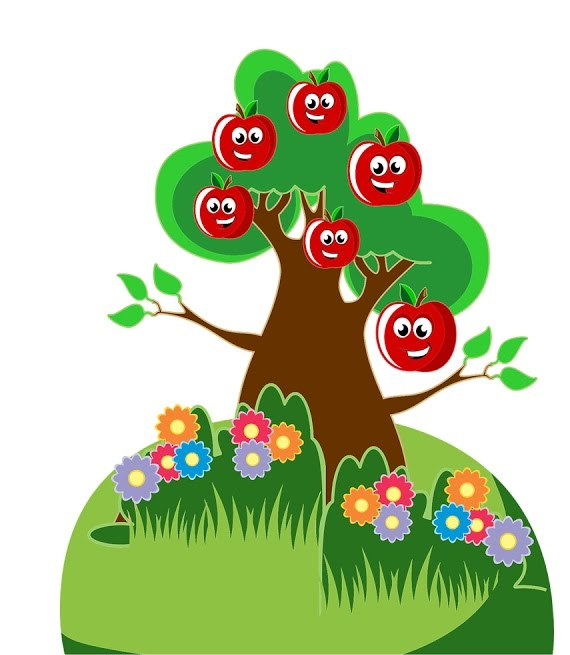
#> input picture img1.png, 570 x 655 px
$ python FeaturePoints.py 3 5
#> lines starting #> are read from the running program, lines starting #| are printed output that depends on the picture
import numpy as np
import cv2
import sys
import matplotlib.pyplot as plt


def find_closest_key_point(key_points, x, y):
    min_distance = 99999999
    return_key = key_points[0]
    for key in key_points_1:
        if abs(key.pt[1] - y) + abs(key.pt[0] - x) < min_distance:
            min_distance = abs(key.pt[1] - y) + abs(key.pt[0] - x)
            return_key = key
    return return_key


# this function will be called whenever the mouse is right-clicked
def mouse_callback(event, x, y, flags, params):
    if event == 2:
        print([x,y])
        m, img1, img2, key_points_1, key_points_2, descriptors_1, descriptors_2 = params
        needed_KeyPoint = np.array([find_closest_key_point(key_points_1, x, y)])
        bf2 = cv2.BFMatcher(cv2.NORM_L1, False)
        matches2 = bf2.knnMatch(descriptors_1,descriptors_2, m)
        new_matches = []
        for mat in matches2:
            if(needed_KeyPoint[0] == key_points_1[mat[0].queryIdx]):
                new_matches = [mat]
                break
        print(len(new_matches))
        img4 = cv2.drawMatchesKnn(img1, key_points_1, img2, key_points_2, new_matches, img2, flags=2)
        plt.title("FeaturePoints matches")
        plt.imshow(img4), plt.show()


if __name__ == "__main__":
    n = int(sys.argv[1])  # number of the best features points
    m = int(sys.argv[2])  # best corresponding feature points for a selected feature point
    img1 = cv2.imread('img1.png')
#> img1 is the input picture: shape (655, 570, 3); mean B, G, R 158.9, 198.1, 186
    img2 = cv2.imread('img2.png')
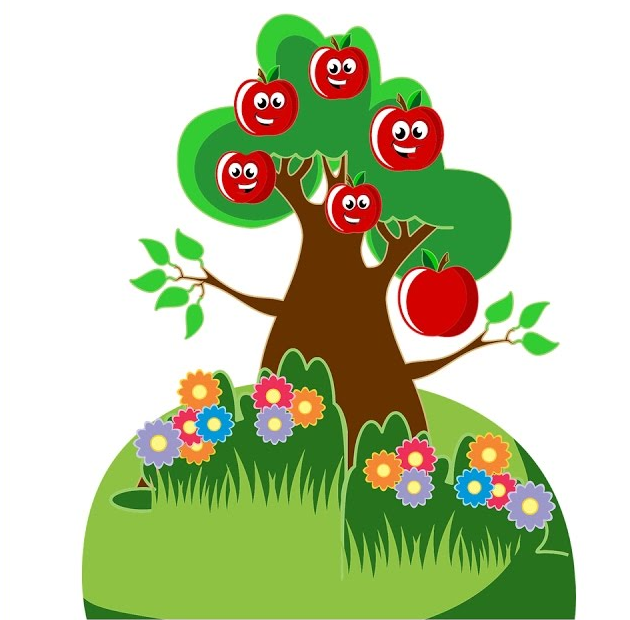
#> input picture img2.png, 630 x 620 px
#> img2 is the input picture: shape (620, 630, 3); mean B, G, R 162.2, 199.7, 188.7
    img1 = cv2.cvtColor(img1, cv2.COLOR_BGR2GRAY)
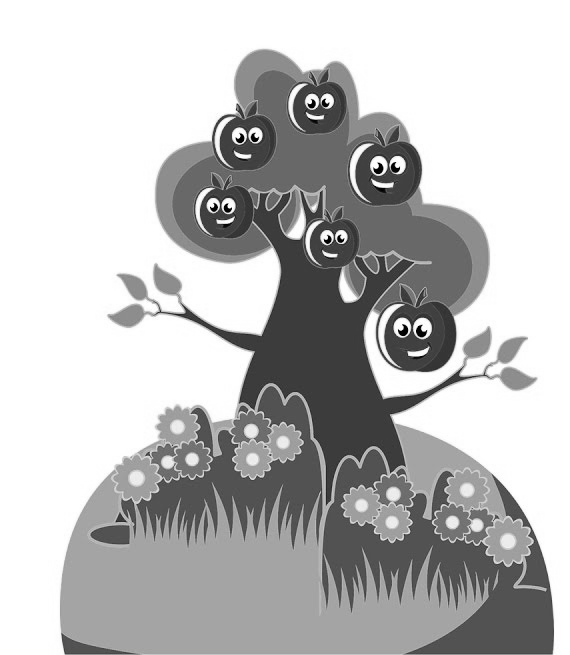
#> img1: shape (655, 570); min 0, max 255, mean 190
    img2 = cv2.cvtColor(img2, cv2.COLOR_BGR2GRAY)
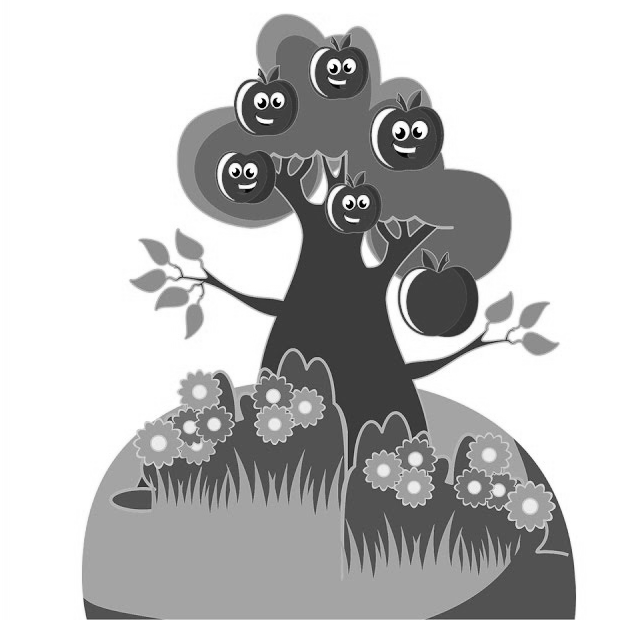
#> img2: shape (620, 630); min 0, max 255, mean 192.2

    sift = cv2.xfeatures2d.SIFT_create(n) # where n is the limit

    key_points_1, descriptors_1 = sift.detectAndCompute(img1, None)
#> key_points_1 = 4 keypoints; (x, y, size): (329, 237, 2.1), (329, 237, 2.1), (313, 102, 2.5), (313, 102, 2.5)
    key_points_2, descriptors_2 = sift.detectAndCompute(img2, None)
#> key_points_2 = 4 keypoints; (x, y, size): (351, 202, 2.1), (351, 202, 2.1), (402, 130, 2.8), (402, 130, 2.8)
    bf = cv2.BFMatcher(cv2.NORM_L1, crossCheck=True)

    matches = bf.match(descriptors_1, descriptors_2)
#> matches = 4 matches
    matches = sorted(matches, key=lambda x: x.distance)

    coordinates = []
    for mat in matches:
        img1_idx = mat.queryIdx
        img2_idx = mat.trainIdx
        coordinates.append((key_points_1[img1_idx].pt, key_points_2[img2_idx].pt))
#> this loop made 4 passes
#> after the loop, coordinates = [((329.1, 237), (351.1, 202.1)), ((329.1, 237), (351.1, 202.1)), ((313.3, 101.5), (402.2, 130)), ((313.3, 101.5), (402.2, 130))]

    with open('MatchCoordinatesResults.txt', 'w') as fp:
        fp.write('IMG-1\t\t\t\t\t\t\t\t\t\t\t\tIMG-2\n')
        fp.write('\n'.join('%s %s' % x for x in coordinates))

    img3 = cv2.drawMatches(img1, key_points_1, img2, key_points_2, matches, img2, flags=2)
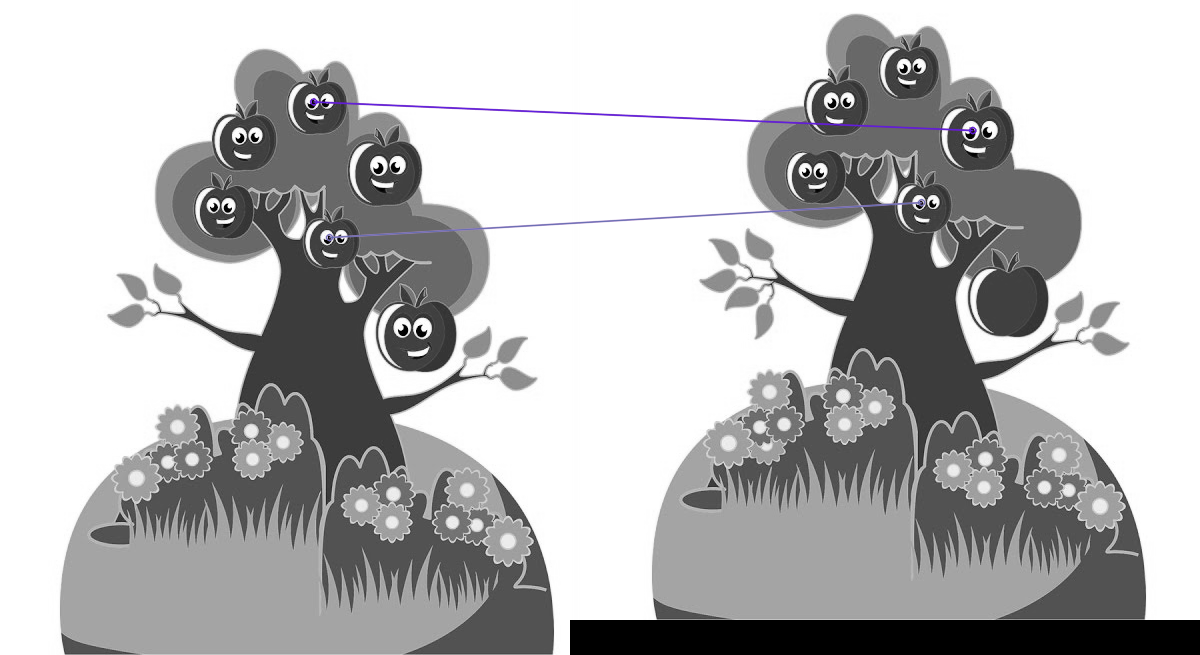
#> img3: shape (655, 1200, 3); mean of channels 0, 1, 2 185.8, 185.4, 185.5; drawn as B, G, R
    plt.title("MAXIMUM MATCHING COVER")
    plt.imshow(img3), plt.show()

    img1_with_blobs = cv2.drawKeypoints(img1, key_points_1, np.array([]),
                                        (255, 0, 0), cv2.DRAW_MATCHES_FLAGS_DRAW_RICH_KEYPOINTS)
    cv2.namedWindow('please choose feature point', cv2.WINDOW_NORMAL)
    cv2.setMouseCallback("please choose feature point", mouse_callback, (m, img1, img2, key_points_1, key_points_2,
                                                                         descriptors_1, descriptors_2))
    cv2.imshow("please choose feature point", img1_with_blobs)
    cv2.waitKey()
